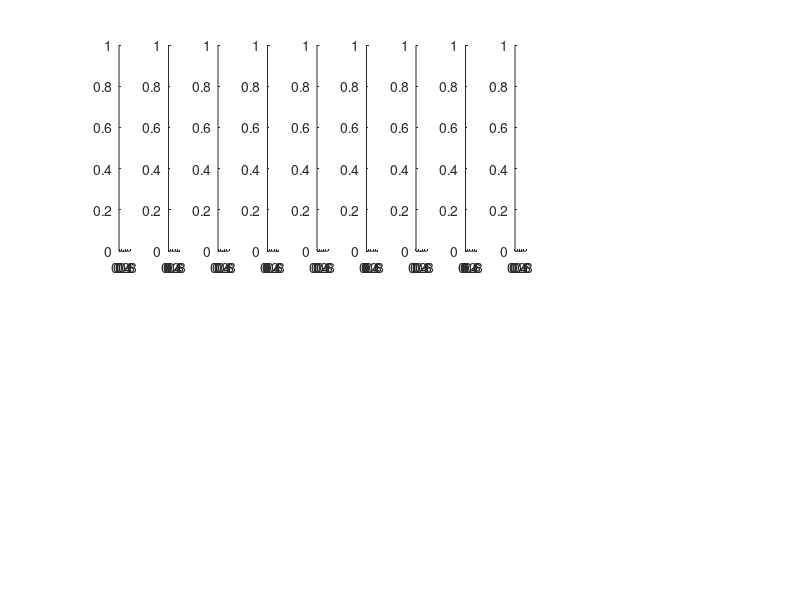
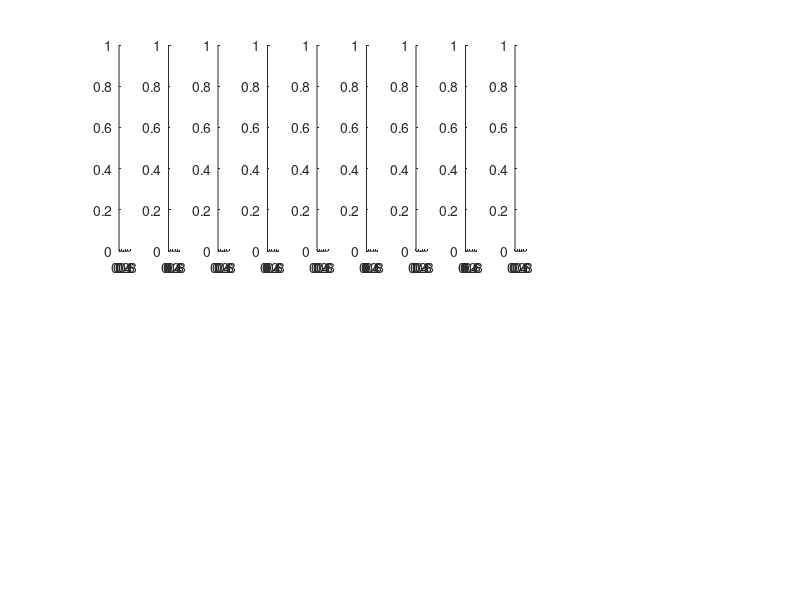

The MATLAB script that drew these images, in order: (Note: this script raises an error after producing the figures.)
%plots the boxplots of each UF1-10 problem and the IGD, fast hypervolume
%(jmetal) and the additive epsilon values for each algorithm

% problemName = {'UF1_','UF2','UF3','UF4','UF5','UF6','UF7','UF8','UF9','UF10'};
problemName = {'WFG1','WFG2','WFG3','WFG4','WFG5','WFG6','WFG7','WFG8','WFG9'};
% problemName = {'DTLZ1_','DTLZ2_','DTLZ3_','DTLZ4_','DTLZ5_','DTLZ6_','DTLZ7_'};
% problemName = {%'UF1_','UF2','UF3','UF4','UF5','UF6','UF7','UF8','UF9','UF10',...
%             'WFG1','WFG2','WFG3','WFG4','WFG5','WFG6','WFG7','WFG8','WFG9',...
%             'DTLZ1_','DTLZ2_','DTLZ3_','DTLZ4_','DTLZ5_','DTLZ6_','DTLZ7_'};
selectors = {'Probability','Adaptive'};
selectorShort = {'PM','AP'};
base = 'Do';

switch base
    case {'De'}
        creditDef = {'OP-De','SI-De','CS-De'};
        mode = 'MOEAD';
    case{'Do'}
        creditDef = {'OP-Do','SI-PF','CS-Do-PF'};
        mode = 'SSNSGAII';
    case{'I'}
        creditDef = {'OP-I','SI-I','CS-I'};
        mode = 'SSIBEA';
end

path = '/Users/nozomihitomi/Dropbox/MOHEA';
% path = 'C:\Users\SEAK2\Nozomi\MOHEA\';
mres_path =strcat(path,filesep,'mResExperimentB');
% res_path = '/Users/nozomihitomi/Desktop/untitled folder';

b = length(selectors)*length(creditDef);

h1 = figure(1); %IGD
clf(h1)
set(h1,'Position',[150, 300, 1200,600]);
hsubplot1 = cell(length(problemName),1);
for i=1:length(problemName)
    hsubplot1{i}=subplot(2,13,i);
end
h2 = figure(2); %fHV
clf(h2)
set(h2,'Position',[150, 100, 1200,600]);
hsubplot2 = cell(length(problemName),1);
for i=1:length(problemName)
    hsubplot2{i}=subplot(2,13,i);
end

leftPos = 0.03;
topPos = 0.7;
bottomPos = 0.25;
intervalPos = (1-leftPos)/5+0.005;
width = 0.16;
height = 0.2;

statsIGD = zeros(length(problemName),b,3);
statsfHV = zeros(length(problemName),b,3);

dataET = zeros(30,6,length(problemName));

for i=1:length(problemName)
    probName = problemName{i};
    [benchmarkDataIGD,label_names] = getBenchmarkVals(path,probName,'finalIGD',mode);
    [benchmarkDatafHV,~] = getBenchmarkVals(path,probName,'finalHV',mode);
    [a,c] = size(benchmarkDataIGD);
    %box plot colors for benchmarks
    boxColors = 'rkm';
    
    dataIGD = cat(2,benchmarkDataIGD,zeros(a,b));
    datafHV = cat(2,benchmarkDatafHV,zeros(a,b));
    
    label_names_IGD=label_names;
    label_names_fHV=label_names;
    
    %check significance between best and default in IGD
    if strcmp(mode,'MOEAD')
        [p,sig] = runMWUsignificance(strcat(mres_path,filesep,'DefaultMOEAD'),'MOEAD','de+pm',strcat(mres_path,filesep,'finalIGDbest1opMOEAD'),'MOEAD',probName,'finalIGD');
    elseif strcmp(mode,'SSNSGAII')
        [p,sig] = runMWUsignificance(strcat(mres_path,filesep,'DefaultSSNSGAII'),'SSNSGAII','sbx+pm',strcat(mres_path,filesep,'finalIGDbest1opSSNSGAII'),'SSNSGAII',probName,'finalIGD');
    else strcmp(mode,'SSIBEA')
        [p,sig] = runMWUsignificance(strcat(mres_path,filesep,'DefaultSSIBEA'),'SSIBEA','sbx+pm',strcat(mres_path,filesep,'finalIGDbest1opSSIBEA'),'SSIBEA',probName,'finalIGD');
    end
    extra = '';
    if sig==1
        extra = '(-)';
        statsIGD(i,1,3) = 1;
    elseif sig==-1
        extra = '(+)';
        statsIGD(i,1,1) = 1;
    else
        statsIGD(i,1,2) = 1;
    end
    %check significance between best and default in HV
     if strcmp(mode,'MOEAD')
        [p,sig] = runMWUsignificance(strcat(mres_path,filesep,'DefaultMOEAD'),'MOEAD','de+pm',strcat(mres_path,filesep,'finalHVbest1opMOEAD'),'MOEAD',probName,'finalHV');
    elseif strcmp(mode,'SSNSGAII')
        [p,sig] = runMWUsignificance(strcat(mres_path,filesep,'DefaultSSNSGAII'),'SSNSGAII','sbx+pm',strcat(mres_path,filesep,'finalHVbest1opSSNSGAII'),'SSNSGAII',probName,'finalHV');
    else strcmp(mode,'SSIBEA')
        [p,sig] = runMWUsignificance(strcat(mres_path,filesep,'DefaultSSIBEA'),'SSIBEA','sbx+pm',strcat(mres_path,filesep,'finalHVbest1opSSIBEA'),'SSIBEA',probName,'finalHV');
    end
    extra = '';
    if sig==1
        extra = '(+)';
        statsfHV(i,1,1) = 1;
    elseif sig==-1
        extra = '(-)';
        statsfHV(i,1,3) = 1;
    else
        statsfHV(i,1,2) = 1;
    end
    label_names_IGD{1} = strcat(label_names_IGD{1},extra);
    label_names_fHV{1} = strcat(label_names_fHV{1},extra);
    
    %check significance between rand and bestin IGD
     if strcmp(mode,'MOEAD')
        [p,sig] = runMWUsignificance(strcat(mres_path,filesep,'RandomMOEAD'),'Random','OP-De',strcat(mres_path,filesep,'finalHVbest1opMOEAD'),'MOEAD',probName,'finalIGD');
%         [p,sig] = runMWUsignificance(strcat(mres_path,filesep,'RandomMOEAD'),'Random','OP-De',strcat(mres_path,filesep,'DefaultMOEAD'),'MOEAD',probName,'finalIGD');
    elseif strcmp(mode,'SSNSGAII')
%         [p,sig] = runMWUsignificance(strcat(mres_path,filesep,'RandomSSNSGAII'),'Random','OP-Do',strcat(mres_path,filesep,'finalHVbest1opSSNSGAII'),'SSNSGAII',probName,'finalIGD');
        [p,sig] = runMWUsignificance(strcat(mres_path,filesep,'RandomSSNSGAII'),'Random','OP-Do',strcat(mres_path,filesep,'DefaultSSNSGAII'),'SSNSGAII',probName,'finalIGD');
    else strcmp(mode,'SSIBEA')
%         [p,sig] = runMWUsignificance(strcat(mres_path,filesep,'RandomSSIBEA'),'Random','OP-I',strcat(mres_path,filesep,'finalHVbest1opSSIBEA'),'SSIBEA',probName,'finalIGD');
        [p,sig] = runMWUsignificance(strcat(mres_path,filesep,'RandomSSIBEA'),'Random','OP-I',strcat(mres_path,filesep,'DefaultSSIBEA'),'SSIBEA',probName,'finalIGD');
     end
    extra = '';
    if sig==1
        extra = '(-)';
        statsIGD(i,3,3) = 1;
    elseif sig==-1
        extra = '(+)';
        statsIGD(i,3,1) = 1;
    else
        statsIGD(i,3,2) = 1;
    end
    if strcmp(mode,'MOEAD')
        [p,sig] = runMWUsignificance(strcat(mres_path,filesep,'RandomMOEAD'),'Random','OP-De',strcat(mres_path,filesep,'finalHVbest1opMOEAD'),'MOEAD',probName,'finalHV');
%         [p,sig] = runMWUsignificance(strcat(mres_path,filesep,'RandomMOEAD'),'Random','OP-De',strcat(mres_path,filesep,'DefaultMOEAD'),'MOEAD',probName,'finalHV');
    elseif strcmp(mode,'SSNSGAII')
%         [p,sig] = runMWUsignificance(strcat(mres_path,filesep,'RandomSSNSGAII'),'Random','OP-Do',strcat(mres_path,filesep,'finalHVbest1opSSNSGAII'),'SSNSGAII',probName,'finalHV');
        [p,sig] = runMWUsignificance(strcat(mres_path,filesep,'RandomSSNSGAII'),'Random','OP-Do',strcat(mres_path,filesep,'DefaultSSNSGAII'),'SSNSGAII',probName,'finalHV');
    else strcmp(mode,'SSIBEA')
%         [p,sig] = runMWUsignificance(strcat(mres_path,filesep,'RandomSSIBEA'),'Random','OP-I',strcat(mres_path,filesep,'finalHVbest1opSSIBEA'),'SSIBEA',probName,'finalHV');
        [p,sig] = runMWUsignificance(strcat(mres_path,filesep,'RandomSSIBEA'),'Random','OP-I',strcat(mres_path,filesep,'DefaultSSIBEA'),'SSIBEA',probName,'finalHV');        
     end
    extra = '';
    if sig==1
        extra = '(+)';
        statsfHV(i,3,1) = 1;
    elseif sig==-1
        extra = '(-)';
        statsfHV(i,3,3) = 1;
    else
        statsfHV(i,3,2) = 1;
    end
    label_names_IGD{3} = strcat(label_names_IGD{3},extra);
    label_names_fHV{3} = strcat(label_names_fHV{3},extra);
    
    for j=1:length(selectors)
        for k=1:length(creditDef)
            c = c+1;
            origin = cd(mres_path);
            file = dir(strcat(probName,'*',selectors{j},'*',creditDef{k},'.mat'));
            load(file.name,'res'); %assume that the reults stored in vairable named res
            cd(origin);
            
            dataIGD(:,c) = res.finalIGD;
            datafHV(:,c) = res.finalHV;
            
            if strcmp(mode,'MOEAD');
%                 [p,sig] = runMWUsignificance(mres_path,selectors{j},creditDef{k},strcat(mres_path,filesep,'finalIGDbest1opMOEAD'),'MOEAD',probName,'finalIGD');
%                 [p,sig] = runMWUsignificance(mres_path,selectors{j},creditDef{k},strcat(mres_path,filesep,'DefaultMOEAD'),'MOEAD',probName,'finalIGD');
                [p,sig] = runMWUsignificance(mres_path,selectors{j},creditDef{k},strcat(mres_path,filesep,'RandomMOEAD'),'Random_OP-De',probName,'finalIGD');
            elseif strcmp(mode,'SSNSGAII')
                [p,sig] = runMWUsignificance(mres_path,selectors{j},creditDef{k},strcat(mres_path,filesep,'finalIGDbest1opSSNSGAII'),'SSNSGAII',probName,'finalIGD');
%                 [p,sig] = runMWUsignificance(mres_path,selectors{j},creditDef{k},strcat(mres_path,filesep,'DefaultSSNSGAII'),'SSNSGAII',probName,'finalIGD');
%                 [p,sig] = runMWUsignificance(mres_path,selectors{j},creditDef{k},strcat(mres_path,filesep,'RandomSSNSGAII'),'Random_OP-Do',probName,'finalIGD');
            elseif strcmp(mode,'SSIBEA')
%                 [p,sig] = runMWUsignificance(mres_path,selectors{j},creditDef{k},strcat(mres_path,filesep,'finalIGDbest1opSSIBEA'),'SSIBEA',probName,'finalIGD');
%                 [p,sig] = runMWUsignificance(mres_path,selectors{j},creditDef{k},strcat(mres_path,filesep,'DefaultSSIBEA'),'SSIBEA',probName,'finalIGD');
                [p,sig] = runMWUsignificance(mres_path,selectors{j},creditDef{k},strcat(mres_path,filesep,'RandomSSIBEA'),'Random_OP-I',probName,'finalIGD');
            end
            extra = '';
            if sig==1
                extra = '(-)';
                statsIGD(i,c,3) = 1;
            elseif sig==-1
                extra = '(+)';
                statsIGD(i,c,1) = 1;
            else
                statsIGD(i,c,2) = 1;
            end
            label_names_IGD = [label_names_IGD,strcat(selectorShort{j},'-',creditDef{k},extra)]; %concats the labels
            
            if strcmp(mode,'MOEAD');
%                 [p,sig] = runMWUsignificance(mres_path,selectors{j},creditDef{k},strcat(mres_path,filesep,'finalHVbest1opMOEAD'),'MOEAD',probName,'finalHV');
%                 [p,sig] = runMWUsignificance(mres_path,selectors{j},creditDef{k},strcat(mres_path,filesep,'DefaultMOEAD'),'MOEAD',probName,'finalHV');
                [p,sig] = runMWUsignificance(mres_path,selectors{j},creditDef{k},strcat(mres_path,filesep,'RandomMOEAD'),'Random_OP-De',probName,'finalHV');
            elseif strcmp(mode,'SSNSGAII')
                [p,sig] = runMWUsignificance(mres_path,selectors{j},creditDef{k},strcat(mres_path,filesep,'finalHVbest1opSSNSGAII'),'SSNSGAII',probName,'finalHV');
%                 [p,sig] = runMWUsignificance(mres_path,selectors{j},creditDef{k},strcat(mres_path,filesep,'DefaultSSNSGAII'),'SSNSGAII',probName,'finalHV');
%                 [p,sig] = runMWUsignificance(mres_path,selectors{j},creditDef{k},strcat(mres_path,filesep,'RandomSSNSGAII'),'Random_OP-Do',probName,'finalHV');
            elseif strcmp(mode,'SSIBEA')
%                 [p,sig] = runMWUsignificance(mres_path,selectors{j},creditDef{k},strcat(mres_path,filesep,'finalHVbest1opSSIBEA'),'SSIBEA',probName,'finalHV');
%                 [p,sig] = runMWUsignificance(mres_path,selectors{j},creditDef{k},strcat(mres_path,filesep,'DefaultSSIBEA'),'SSIBEA',probName,'finalHV');
                [p,sig] = runMWUsignificance(mres_path,selectors{j},creditDef{k},strcat(mres_path,filesep,'RandomSSIBEA'),'Random_OP-I',probName,'finalHV');
            end
            extra = '';
            if sig==1
                extra = '(+)';
                statsfHV(i,c,1) = 1;
            elseif sig==-1
                extra = '(-)';
                statsfHV(i,c,3) = 1;
            else
                statsfHV(i,c,2) = 1;
            end
            label_names_fHV = {label_names_fHV{:},strcat(selectorShort{j},'-',creditDef{k},extra)}; %concats the labels
            boxColors = strcat(boxColors,'b');
        end
    end
    
    if strcmp(probName,'UF1_')
        probName = 'UF1';
    end
    
    figure(h1) 
    [~,ind]=min(mean(dataIGD,1));
    label_names_IGD{ind} = strcat('\bf{',label_names_IGD{ind},'}');
    boxplot(hsubplot1{i},dataIGD(:,1:end),label_names_IGD(:,1:end),'colors',boxColors(:,1:end),'boxstyle','filled','medianstyle','target','symbol','+')
    set(hsubplot1{i},'TickLabelInterpreter','tex');
    set(hsubplot1{i},'XTickLabelRotation',90);
    set(hsubplot1{i},'FontSize',13)
    title(hsubplot1{i},probName)
    %ensures all boxplot axes are the same size and aligned.
    if i<6
        set(hsubplot1{i},'Position',[leftPos+intervalPos*(i-1),topPos,width,height]);
    else
        set(hsubplot1{i},'Position',[leftPos+intervalPos*(i-6),bottomPos,width,height]);
    end
    
    figure(h2)
    [~,ind]=max(mean(datafHV,1));
    label_names_fHV{ind} = strcat('\bf{',label_names_fHV{ind},'}');
    boxplot(hsubplot2{i},datafHV(:,1:end),label_names_fHV(:,1:end),'colors',boxColors(:,1:end),'boxstyle','filled','medianstyle','target','symbol','+')
    set(hsubplot2{i},'TickLabelInterpreter','tex');
    set(hsubplot2{i},'XTickLabelRotation',90);
    set(hsubplot2{i},'FontSize',13);
    title(hsubplot2{i},probName)
    %ensures all boxplot axes are the same size and aligned.
    if i<6
        set(hsubplot2{i},'Position',[leftPos+intervalPos*(i-1),topPos,width,height]);
    else
        set(hsubplot2{i},'Position',[leftPos+intervalPos*(i-6),bottomPos,width,height]);
    end
end

statsIGD = squeeze(sum(statsIGD,1))
statsfHV = squeeze(sum(statsfHV,1))
% % 


% saveas(h1,strcat(base,'_IGD'),'fig');
% saveas(h2,strcat(base,'_HV'),'fig');
